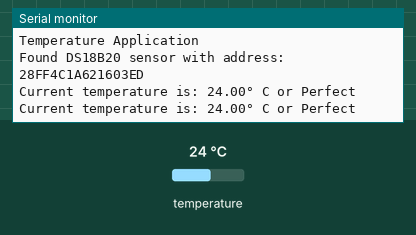
Bench run of a program on a simulated ESP8266 (Wemos D1 mini). On the bench: the last lines printed to the serial monitor. The inputs (shaded band) are chosen by the test bench; at power-on: temperature 24 °C.

Above: at 7.3 s.
7.4 s: temperature set to 12 °C
At 13.2 s:
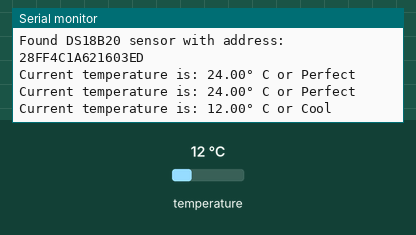
19.3 s: temperature set to 28 °C
At 24.2 s:
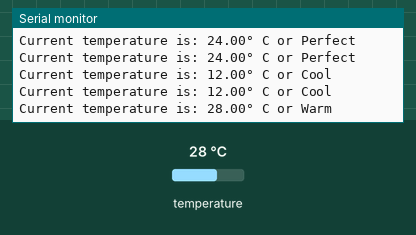
31.1 s: temperature set to 33 °C
At 36.4 s:
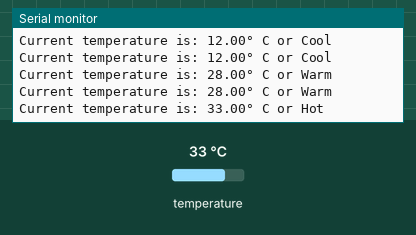
42.6 s: temperature set to 41 °C
At 47.4 s:
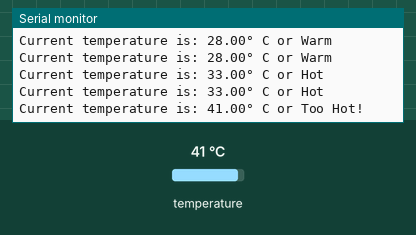
54.1 s: temperature set to 7 °C
At 59.6 s:
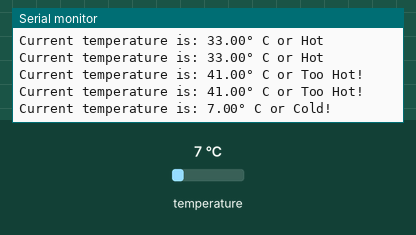

The program:

main.cpp
```cpp
// ******************************************************************
// Dallas Semiconductor DS18B20 Temperature Sensor Application
// COMP 5163
// Acadia University
// ******************************************************************

// library for Arduino framework
#include <Arduino.h>
// 1-Wire sensor communication library
#include <OneWire.h>
// DS18B20 sensor library
#include <DallasTemperature.h>

// Pin that the DS18B20 is connected to
const int oneWireBus = D3;

// Setup a oneWire instance to communicate with any OneWire devices
OneWire oneWire(oneWireBus);

// Pass our oneWire reference to Dallas Temperature sensor
DallasTemperature DS18B20(&oneWire);

// Unique 8-byte address of the sensor
DeviceAddress sensorAddress;

// Convert a temperature in Celsius to a judgement string
String judgeTemperature(float fTemp) {
  if (fTemp < 10.0)
    return "Cold!";
  else if (fTemp < 15.0)
    return "Cool";
  else if (fTemp < 25.0)
    return "Perfect";
  else if (fTemp < 30.0)
    return "Warm";
  else if (fTemp < 35.0)
    return "Hot";
  else
    return "Too Hot!";
}

void setup() {
  // configure the USB serial monitor
  Serial.begin(115200);
  Serial.println();
  Serial.println("Temperature Application");

  // Start the DS18B20 sensor
  DS18B20.begin();

  // Check that at least one sensor is on the bus and that we can read its address
  if (DS18B20.getDeviceCount() == 0 || !DS18B20.getAddress(sensorAddress, 0)) {
    Serial.println("No DS18B20 temperature sensors are installed!");
    // terminate gracefully: nothing more to do, so halt here
    while (true) {
      delay(1000);
    }
  }

  // Print the sensor's unique address
  Serial.print("Found DS18B20 sensor with address: ");
  for (uint8_t i = 0; i < 8; i++) {
    if (sensorAddress[i] < 16)
      Serial.print("0");
    Serial.print(sensorAddress[i], HEX);
  }
  Serial.println();
}

void loop() {
  float fTemp;

  // ask DS18B20 for the current temperature
  DS18B20.requestTemperatures();

  // fetch the temperature. We only have 1 sensor, so the index is 0.
  fTemp = DS18B20.getTempCByIndex(0);

  // handle a sensor that was unplugged after startup
  if (fTemp == DEVICE_DISCONNECTED_C) {
    Serial.println("Error: DS18B20 sensor disconnected!");
  } else {
    // print the temp and judgement to the USB serial monitor
    Serial.println("Current temperature is: " + String(fTemp) + "\xC2\xB0 C or " + judgeTemperature(fTemp));
  }

  // wait 5s (5000ms) before doing this again
  delay(5000);
}
```

Measured:
- after the input at 7.4 s, the serial monitor: prints a new line after 4.9 s (image 1)
- after the input at 19.3 s, the serial monitor: prints a new line after 4.6 s (image 2)
- after the input at 31.1 s, the serial monitor: prints a new line after 4.3 s (image 3)
- after the input at 42.6 s, the serial monitor: prints a new line after 4.3 s (image 4)
- after the input at 54.1 s, the serial monitor: prints a new line after 4.3 s (image 5)
